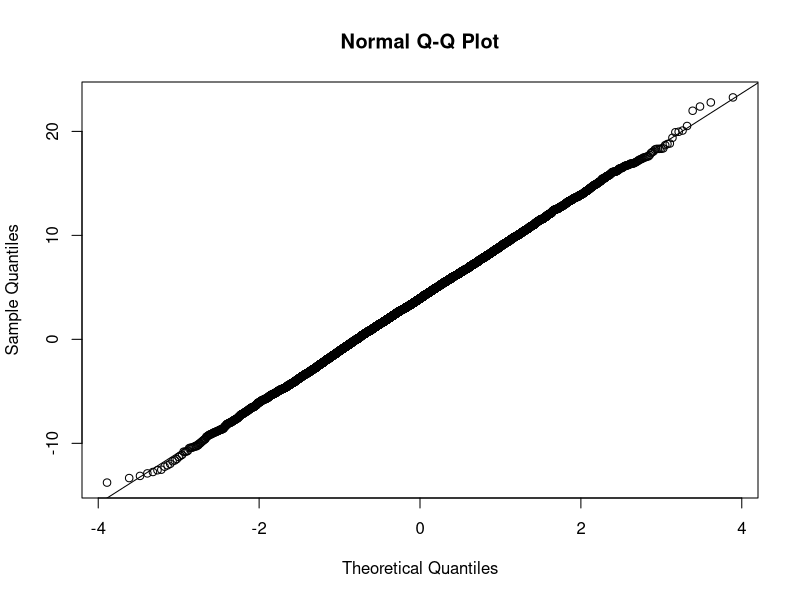
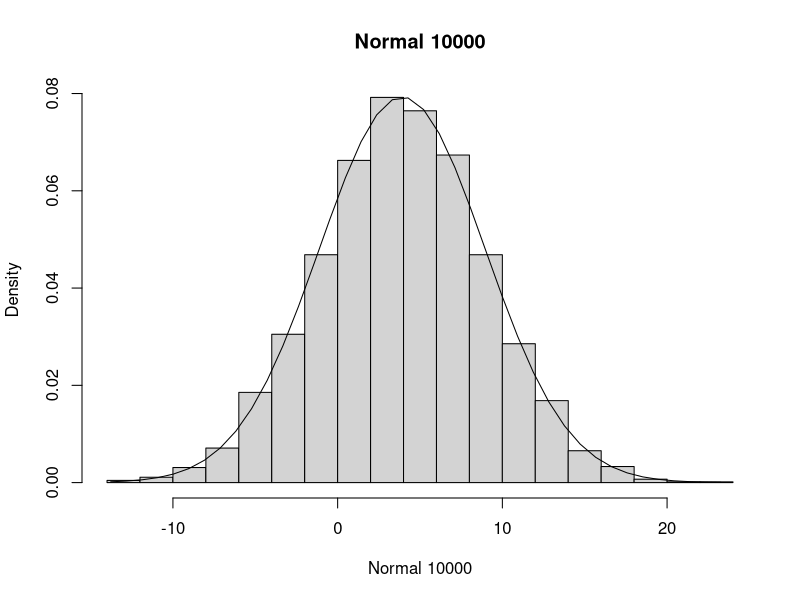
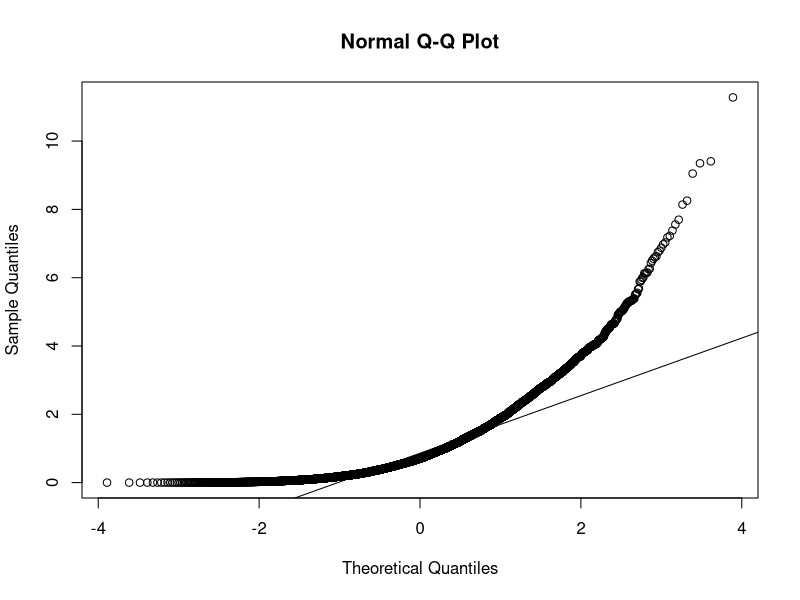
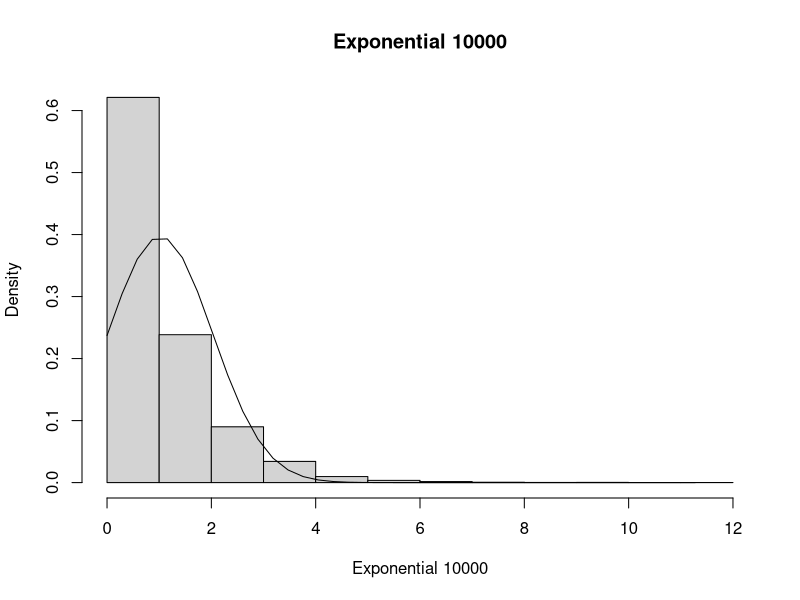
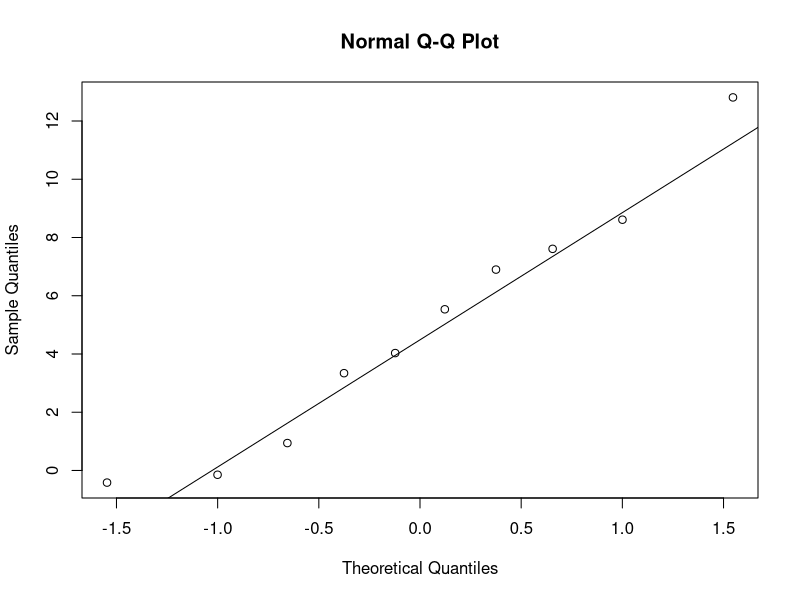
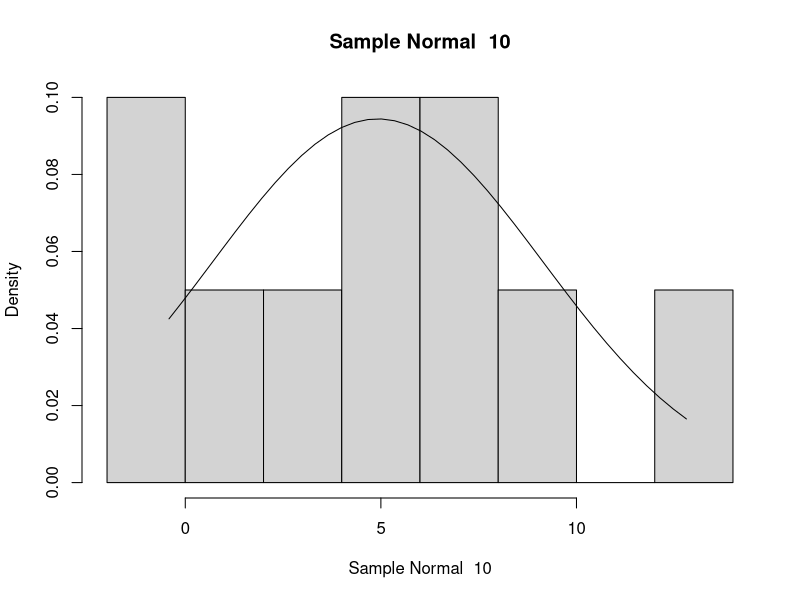
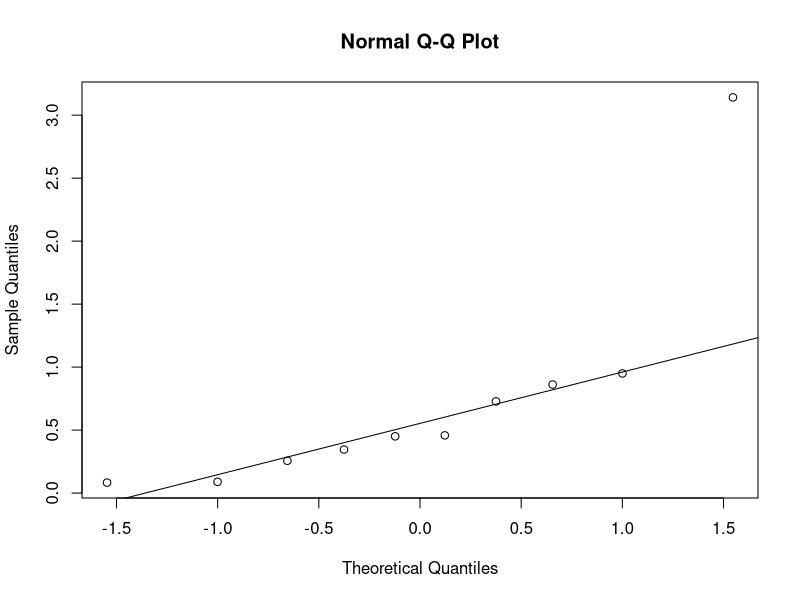
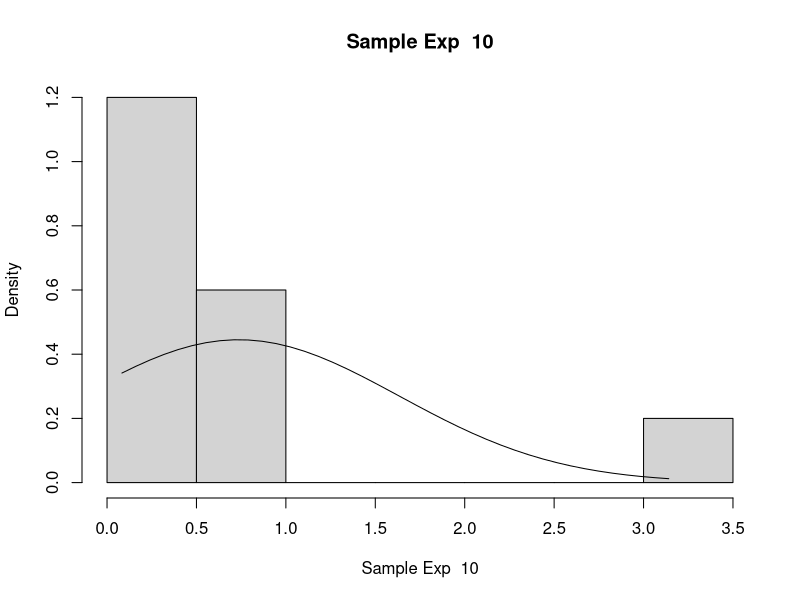

R code for these plots, in order:
#that function creates a Q - Q plot 
normality_1 <- function(x0){
#observed value against a standard normal distribution with 
#the same number of points 
  qqnorm(x0)
#plots the line of best fit for the points on Q - Q plot
  qqline(x0)
}
#that function creates a histogram of the values
normality_2<-function(x0,str){
#plots a probability densities histogram (total area == 1)
  hist(x0, freq = FALSE, main = str, xlab = str)
#generating a sequence of numbers from min to max of length 40
  xfit <- seq(min(x0), max(x0), length = 40) 
#getting heights of probability distribution with given mean and sd
  yfit <- dnorm(xfit, mean = mean(x0), sd = sd(x0))
#plotting the resulting distribution
  lines(xfit, yfit)
}
#create a vector normal_10000 of length 10000,
#drawn from a normal distribution with mean 4, sd 5
normal_10000 <- rnorm(10000,4,5)
#Q-Q plot for normal_10000
normality_1(x0 = normal_10000)
#histogram of normal_10000
normality_2(x0 = normal_10000,str = "Normal 10000")
#creating a vector of 10000 values drawn from the exponential
#distribution with lambda == 1
exp_10000 <- rexp(10000,1)
#Q-Q plot for exp_10000
normality_1(x0 = exp_10000)
#histogram of exp_10000
normality_2(x0 = exp_10000, str = "Exponential 10000")
#setting sample_size to 10
sample_size<-10
#sampling normal_10000 with 10 samples
sample_n <- sample(normal_10000,sample_size)
#Q-Q plot for sample_n
normality_1(x0 = sample_n)
#histogram of sample_n
normality_2(x0 = sample_n, str = paste("Sample Normal ",sample_size))
#sampling exp_10000 with 10 samples
sample_exp <- sample(exp_10000,sample_size)
#Q-Q plot for sample_exp
normality_1(x0 = sample_exp)
#histogram of sample_exp
normality_2(x0 = sample_exp, str = paste("Sample Exp ",sample_size))
#setting sample_size to 50
sample_size<-50
#sampling normal_10000 with 50 samples
sample_n <- sample(normal_10000,sample_size)
#Q-Q plot for sample_n
normality_1(x0 = sample_n)
#histogram of sample_n
normality_2(x0 = sample_n, str = paste("Sample Normal ",sample_size))
#sampling exp_10000 with 50 samples
sample_exp <- sample(exp_10000,sample_size)
#Q-Q plot for sample_exp
normality_1(x0 = sample_exp)
#histogram of sample_exp
normality_2(x0 = sample_exp, str = paste("Sample Exp ",sample_size))
#setting sample_size to 500
sample_size<-500
#sampling normal_10000 with 500 samples
sample_n <- sample(normal_10000,sample_size)
#Q-Q plot for sample_n
normality_1(x0 = sample_n)
#histogram of sample_n
normality_2(x0 = sample_n, str = paste("Sample Normal ",sample_size))
#sampling exp_10000 with 500 samples
sample_exp <- sample(exp_10000,sample_size)
#Q-Q plot for sample_exp
normality_1(x0 = sample_exp)
#histogram of sample_exp
normality_2(x0 = sample_exp, str = paste("Sample Exp ",sample_size))
#setting sample_size to 50
sample_size <- 50
#sampling normal_10000 with 50 samples
sample_n <-sample(normal_10000,sample_size)
#getting the length of sample (in this case 50)
n <- length(sample_n)
#since we want the middle 95% of the distribution, the boundary is
#97.5% (0.975)
#here we get the Z score
Z_score <- qnorm(0.975)
#here we get the t score, n-1 is the degrees of freedom
t_score <- qt(0.975,n-1)
#getting the mean of sample
mean_n <-mean(sample_n)
#finding known population sd
sd_kn <- sd(normal_10000)
#finding the sd of a sample
sd_unkn <- sd(sample_n)
#we use the ordinary formula for standard error since 50<<10000
#finding the known standard error
se_kn <-sd_kn/sqrt(n)
#finding the unknown standard error
se_unkw <-sd_unkn/sqrt(n)
#left boundary of a CI, normal distribution (Z score, known sd)
left_z95_kn_n <- mean_n-Z_score*se_kn
#right boundary of a CI,normal distribution  (Z score, known sd)
right_z95_kn_n <- mean_n+Z_score*se_kn
#printing the results
paste("Z-distribution w/known pop sd:", left_z95_kn_n, right_z95_kn_n)
#left boundary of a CI, normal distribution (t score, sample sd)
left_t95_unkn_n <- mean_n-t_score*se_unkw
#right boundary of a CI, normal distribution  (t score, sample sd)
right_t95_unkn_n <- mean_n+t_score*se_unkw
#printing the results
paste("t-distribution w/unknown pop sd:", left_t95_unkn_n, right_t95_unkn_n)
#sampling exp_10000 with 50 samples
sample_exp <-sample(exp_10000,sample_size)
#getting the length of sample (in this case 50)
n <- length(sample_exp)
#since we want the middle 95% of the distribution, the boundary is
#97.5% (0.975)
#here we get the Z score
Z_score <- qnorm(0.975)
#here we get the t score, n-1 is the degrees of freedom
t_score <- qt(0.975,n-1)
#getting the mean of sample
mean_exp <-mean(sample_exp)
#finding known population sd
sd_kn <- sd(exp_10000)
#finding the sd of a sample
sd_unkn <- sd(sample_exp)
#we use the ordinary formula for standard error since 50<<10000
#finding the known standard error
se_kn <-sd_kn/sqrt(n)
#finding the unknown standard error
se_unkw <-sd_unkn/sqrt(n)
#left boundary of a CI, exp distribution (Z score, known sd)
left_z95_kn_exp <- mean_exp-Z_score*se_kn
#right boundary of a CI,exp distribution  (Z score, known sd)
right_z95_kn_exp <- mean_exp+Z_score*se_kn
#printing the results
paste("Z-distribution w/known pop sd:", left_z95_kn_exp, right_z95_kn_exp)
#left boundary of a CI, exp distribution (t score, sample sd)
left_t95_unkn_exp <- mean_exp-t_score*se_unkw
#right boundary of a CI, exp distribution  (t score, sample sd)
right_t95_unkn_exp <- mean_exp+t_score*se_unkw
#printing the resuts
paste("t-distribution w/unknown pop sd:", left_t95_unkn_exp, right_t95_unkn_exp)






